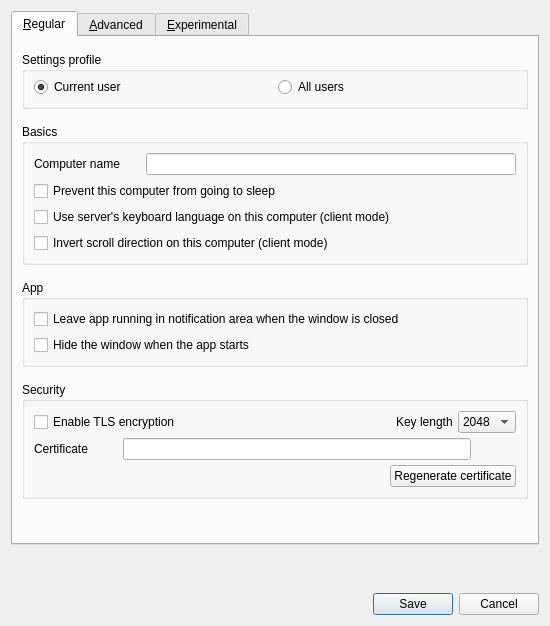
<?xml version="1.0" encoding="UTF-8"?>
<ui version="4.0">
 <class>SettingsDialogBase</class>
 <widget class="QDialog" name="SettingsDialogBase">
  <property name="geometry">
   <rect>
    <x>0</x>
    <y>0</y>
    <width>550</width>
    <height>626</height>
   </rect>
  </property>
  <property name="sizePolicy">
   <sizepolicy hsizetype="Preferred" vsizetype="Expanding">
    <horstretch>0</horstretch>
    <verstretch>0</verstretch>
   </sizepolicy>
  </property>
  <property name="windowTitle">
   <string>Preferences</string>
  </property>
  <layout class="QVBoxLayout" name="verticalLayout_9">
   <property name="spacing">
    <number>15</number>
   </property>
   <item alignment="Qt::AlignTop">
    <widget class="QTabWidget" name="m_pTabWidget">
     <property name="tabPosition">
      <enum>QTabWidget::North</enum>
     </property>
     <property name="currentIndex">
      <number>0</number>
     </property>
     <widget class="QWidget" name="m_pTabRegular">
      <attribute name="title">
       <string>&amp;Regular</string>
      </attribute>
      <layout class="QVBoxLayout" name="verticalLayout_3">
       <property name="spacing">
        <number>15</number>
       </property>
       <property name="topMargin">
        <number>15</number>
       </property>
       <item alignment="Qt::AlignTop">
        <widget class="QGroupBox" name="m_pGroupScope">
         <property name="title">
          <string>Settings profile</string>
         </property>
         <layout class="QGridLayout" name="gridLayout_2">
          <property name="topMargin">
           <number>5</number>
          </property>
          <item row="0" column="1">
           <widget class="QRadioButton" name="m_pRadioSystemScope">
            <property name="text">
             <string>All users</string>
            </property>
            <property name="checked">
             <bool>false</bool>
            </property>
           </widget>
          </item>
          <item row="0" column="0">
           <widget class="QRadioButton" name="m_pRadioUserScope">
            <property name="text">
             <string>Current user</string>
            </property>
            <property name="checked">
             <bool>true</bool>
            </property>
           </widget>
          </item>
         </layout>
        </widget>
       </item>
       <item alignment="Qt::AlignTop">
        <widget class="QGroupBox" name="m_pGroupBasics">
         <property name="title">
          <string>Basics</string>
         </property>
         <layout class="QVBoxLayout" name="verticalLayout_2">
          <item>
           <layout class="QHBoxLayout" name="horizontalLayout">
            <item>
             <widget class="QLabel" name="m_pLabelComputerName">
              <property name="sizePolicy">
               <sizepolicy hsizetype="Preferred" vsizetype="Fixed">
                <horstretch>0</horstretch>
                <verstretch>0</verstretch>
               </sizepolicy>
              </property>
              <property name="minimumSize">
               <size>
                <width>75</width>
                <height>0</height>
               </size>
              </property>
              <property name="text">
               <string>Computer name</string>
              </property>
             </widget>
            </item>
            <item>
             <spacer name="horizontalSpacer">
              <property name="orientation">
               <enum>Qt::Horizontal</enum>
              </property>
              <property name="sizeType">
               <enum>QSizePolicy::Maximum</enum>
              </property>
              <property name="sizeHint" stdset="0">
               <size>
                <width>20</width>
                <height>20</height>
               </size>
              </property>
             </spacer>
            </item>
            <item>
             <widget class="QLineEdit" name="m_pLineEditScreenName">
              <property name="enabled">
               <bool>true</bool>
              </property>
              <property name="maxLength">
               <number>255</number>
              </property>
             </widget>
            </item>
           </layout>
          </item>
          <item>
           <widget class="QCheckBox" name="m_pCheckBoxPreventSleep">
            <property name="text">
             <string>Prevent this computer from going to sleep</string>
            </property>
           </widget>
          </item>
          <item>
           <widget class="QCheckBox" name="m_pCheckBoxLanguageSync">
            <property name="text">
             <string>Use server's keyboard language on this computer (client mode)</string>
            </property>
           </widget>
          </item>
          <item>
           <widget class="QCheckBox" name="m_pCheckBoxScrollDirection">
            <property name="text">
             <string>Invert scroll direction on this computer (client mode)</string>
            </property>
           </widget>
          </item>
         </layout>
        </widget>
       </item>
       <item alignment="Qt::AlignTop">
        <widget class="QGroupBox" name="m_pGroupApp">
         <property name="title">
          <string>App</string>
         </property>
         <layout class="QVBoxLayout" name="verticalLayout_5">
          <item>
           <widget class="QCheckBox" name="m_pCheckBoxCloseToTray">
            <property name="text">
             <string>Leave app running in notification area when the window is closed</string>
            </property>
           </widget>
          </item>
          <item>
           <widget class="QCheckBox" name="m_pCheckBoxAutoHide">
            <property name="text">
             <string>Hide the window when the app starts</string>
            </property>
           </widget>
          </item>
         </layout>
        </widget>
       </item>
       <item alignment="Qt::AlignTop">
        <widget class="QGroupBox" name="m_pGroupSecurity">
         <property name="title">
          <string>Security</string>
         </property>
         <layout class="QVBoxLayout" name="verticalLayout">
          <property name="spacing">
           <number>5</number>
          </property>
          <property name="topMargin">
           <number>9</number>
          </property>
          <property name="bottomMargin">
           <number>9</number>
          </property>
          <item>
           <layout class="QHBoxLayout" name="horizontalLayout_5">
            <property name="topMargin">
             <number>0</number>
            </property>
            <item>
             <widget class="QCheckBox" name="m_pCheckBoxEnableTls">
              <property name="enabled">
               <bool>true</bool>
              </property>
              <property name="text">
               <string>Enable TLS encryption</string>
              </property>
             </widget>
            </item>
            <item>
             <spacer name="horizontalSpacer_2">
              <property name="orientation">
               <enum>Qt::Horizontal</enum>
              </property>
              <property name="sizeHint" stdset="0">
               <size>
                <width>40</width>
                <height>20</height>
               </size>
              </property>
             </spacer>
            </item>
            <item>
             <widget class="QLabel" name="m_pLabelTlsKeyLength">
              <property name="sizePolicy">
               <sizepolicy hsizetype="Preferred" vsizetype="Fixed">
                <horstretch>0</horstretch>
                <verstretch>0</verstretch>
               </sizepolicy>
              </property>
              <property name="text">
               <string>Key length</string>
              </property>
             </widget>
            </item>
            <item>
             <widget class="QComboBox" name="m_pComboBoxTlsKeyLength">
              <item>
               <property name="text">
                <string>2048</string>
               </property>
              </item>
              <item>
               <property name="text">
                <string>4096</string>
               </property>
              </item>
             </widget>
            </item>
           </layout>
          </item>
          <item>
           <layout class="QHBoxLayout" name="horizontalLayout_6">
            <property name="topMargin">
             <number>0</number>
            </property>
            <item>
             <widget class="QLabel" name="m_pLabelTlsCert">
              <property name="sizePolicy">
               <sizepolicy hsizetype="Preferred" vsizetype="Fixed">
                <horstretch>0</horstretch>
                <verstretch>0</verstretch>
               </sizepolicy>
              </property>
              <property name="text">
               <string>Certificate</string>
              </property>
             </widget>
            </item>
            <item>
             <spacer name="horizontalSpacer_3">
              <property name="orientation">
               <enum>Qt::Horizontal</enum>
              </property>
              <property name="sizeType">
               <enum>QSizePolicy::Minimum</enum>
              </property>
              <property name="sizeHint" stdset="0">
               <size>
                <width>30</width>
                <height>20</height>
               </size>
              </property>
             </spacer>
            </item>
            <item>
             <widget class="QLineEdit" name="m_pLineEditTlsCertPath">
              <property name="minimumSize">
               <size>
                <width>0</width>
                <height>0</height>
               </size>
              </property>
             </widget>
            </item>
            <item>
             <widget class="QPushButton" name="m_pPushButtonTlsCertPath">
              <property name="cursor">
               <cursorShape>PointingHandCursor</cursorShape>
              </property>
              <property name="text">
               <string/>
              </property>
              <property name="icon">
               <iconset resource="../../../../../res/gui/app.qrc">
                <normaloff>:/icons/64x64/folder.png</normaloff>:/icons/64x64/folder.png</iconset>
              </property>
              <property name="iconSize">
               <size>
                <width>20</width>
                <height>13</height>
               </size>
              </property>
              <property name="flat">
               <bool>true</bool>
              </property>
             </widget>
            </item>
           </layout>
          </item>
          <item>
           <layout class="QHBoxLayout" name="horizontalLayout_7">
            <property name="topMargin">
             <number>0</number>
            </property>
            <item>
             <spacer name="horizontalSpacer_4">
              <property name="orientation">
               <enum>Qt::Horizontal</enum>
              </property>
              <property name="sizeHint" stdset="0">
               <size>
                <width>40</width>
                <height>20</height>
               </size>
              </property>
             </spacer>
            </item>
            <item>
             <widget class="QPushButton" name="m_pPushButtonTlsRegenCert">
              <property name="text">
               <string>Regenerate certificate</string>
              </property>
             </widget>
            </item>
           </layout>
          </item>
         </layout>
        </widget>
       </item>
       <item>
        <spacer name="verticalSpacer">
         <property name="orientation">
          <enum>Qt::Vertical</enum>
         </property>
         <property name="sizeHint" stdset="0">
          <size>
           <width>20</width>
           <height>40</height>
          </size>
         </property>
        </spacer>
       </item>
      </layout>
     </widget>
     <widget class="QWidget" name="m_pTabAdvanced">
      <attribute name="title">
       <string>&amp;Advanced</string>
      </attribute>
      <layout class="QVBoxLayout" name="verticalLayout_8">
       <property name="spacing">
        <number>15</number>
       </property>
       <property name="topMargin">
        <number>15</number>
       </property>
       <item alignment="Qt::AlignTop">
        <widget class="QGroupBox" name="m_pGroupUpdates">
         <property name="title">
          <string>Updates</string>
         </property>
         <layout class="QHBoxLayout" name="horizontalLayoutUpdates">
          <item>
           <widget class="QLabel" name="m_pLabelUpdateTrack">
            <property name="sizePolicy">
             <sizepolicy hsizetype="Preferred" vsizetype="Fixed">
              <horstretch>0</horstretch>
              <verstretch>0</verstretch>
             </sizepolicy>
            </property>
            <property name="text">
             <string>Update track</string>
            </property>
           </widget>
          </item>
          <item>
           <widget class="QComboBox" name="m_pComboUpdateTrack">
            <property name="sizePolicy">
             <sizepolicy hsizetype="MinimumExpanding" vsizetype="Fixed">
              <horstretch>0</horstretch>
              <verstretch>0</verstretch>
             </sizepolicy>
            </property>
            <property name="toolTip">
             <string>Choose which releases to be notified about. Beta includes early pre-release versions.</string>
            </property>
            <item>
             <property name="text">
              <string>Stable</string>
             </property>
            </item>
            <item>
             <property name="text">
              <string>Beta</string>
             </property>
            </item>
           </widget>
          </item>
         </layout>
        </widget>
       </item>
       <item alignment="Qt::AlignTop">
        <widget class="QGroupBox" name="m_pGroupNetworking">
         <property name="title">
          <string>Networking</string>
         </property>
         <layout class="QVBoxLayout" name="verticalLayout_4">
          <item>
           <layout class="QHBoxLayout" name="horizontalLayout_2">
            <property name="topMargin">
             <number>0</number>
            </property>
            <item>
             <widget class="QLabel" name="m_pLabel_20">
              <property name="sizePolicy">
               <sizepolicy hsizetype="Preferred" vsizetype="Fixed">
                <horstretch>0</horstretch>
                <verstretch>0</verstretch>
               </sizepolicy>
              </property>
              <property name="text">
               <string>Port</string>
              </property>
             </widget>
            </item>
            <item>
             <widget class="QSpinBox" name="m_pSpinBoxPort">
              <property name="enabled">
               <bool>true</bool>
              </property>
              <property name="sizePolicy">
               <sizepolicy hsizetype="MinimumExpanding" vsizetype="Fixed">
                <horstretch>0</horstretch>
                <verstretch>0</verstretch>
               </sizepolicy>
              </property>
              <property name="maximum">
               <number>65535</number>
              </property>
              <property name="value">
               <number>24800</number>
              </property>
             </widget>
            </item>
            <item>
             <widget class="QLabel" name="m_pLabel_21">
              <property name="sizePolicy">
               <sizepolicy hsizetype="Preferred" vsizetype="Fixed">
                <horstretch>0</horstretch>
                <verstretch>0</verstretch>
               </sizepolicy>
              </property>
              <property name="text">
               <string>Network IP</string>
              </property>
             </widget>
            </item>
            <item>
             <widget class="QLineEdit" name="m_pLineEditInterface">
              <property name="enabled">
               <bool>true</bool>
              </property>
             </widget>
            </item>
           </layout>
          </item>
         </layout>
        </widget>
       </item>
       <item alignment="Qt::AlignTop">
        <widget class="QGroupBox" name="m_pGroupLogs">
         <property name="title">
          <string>Logs</string>
         </property>
         <layout class="QGridLayout" name="gridLayout">
          <property name="topMargin">
           <number>15</number>
          </property>
          <property name="bottomMargin">
           <number>15</number>
          </property>
          <property name="verticalSpacing">
           <number>7</number>
          </property>
          <item row="0" column="1">
           <spacer name="horizontalSpacer_5">
            <property name="orientation">
             <enum>Qt::Horizontal</enum>
            </property>
            <property name="sizeHint" stdset="0">
             <size>
              <width>40</width>
              <height>20</height>
             </size>
            </property>
           </spacer>
          </item>
          <item row="0" column="0">
           <widget class="QCheckBox" name="m_pCheckBoxLogToFile">
            <property name="text">
             <string>Log to file</string>
            </property>
           </widget>
          </item>
          <item row="0" column="3">
           <widget class="QComboBox" name="m_pComboLogLevel">
            <item>
             <property name="text">
              <string>Info</string>
             </property>
            </item>
            <item>
             <property name="text">
              <string>Debug</string>
             </property>
            </item>
            <item>
             <property name="text">
              <string>Debug1</string>
             </property>
            </item>
            <item>
             <property name="text">
              <string>Debug2</string>
             </property>
            </item>
           </widget>
          </item>
          <item row="0" column="2">
           <widget class="QLabel" name="m_pLabel_3">
            <property name="sizePolicy">
             <sizepolicy hsizetype="Preferred" vsizetype="Fixed">
              <horstretch>0</horstretch>
              <verstretch>0</verstretch>
             </sizepolicy>
            </property>
            <property name="minimumSize">
             <size>
              <width>0</width>
              <height>0</height>
             </size>
            </property>
            <property name="text">
             <string>Level</string>
            </property>
           </widget>
          </item>
          <item row="1" column="0" colspan="4">
           <layout class="QHBoxLayout" name="horizontalLayout_4">
            <property name="spacing">
             <number>3</number>
            </property>
            <property name="topMargin">
             <number>0</number>
            </property>
            <item>
             <widget class="QLabel" name="m_pLabelLogPath">
              <property name="sizePolicy">
               <sizepolicy hsizetype="Preferred" vsizetype="Fixed">
                <horstretch>0</horstretch>
                <verstretch>0</verstretch>
               </sizepolicy>
              </property>
              <property name="text">
               <string>Log path</string>
              </property>
             </widget>
            </item>
            <item>
             <spacer name="horizontalSpacer_7">
              <property name="orientation">
               <enum>Qt::Horizontal</enum>
              </property>
              <property name="sizeType">
               <enum>QSizePolicy::Minimum</enum>
              </property>
              <property name="sizeHint" stdset="0">
               <size>
                <width>30</width>
                <height>20</height>
               </size>
              </property>
             </spacer>
            </item>
            <item>
             <widget class="QLineEdit" name="m_pLineEditLogFilename">
              <property name="enabled">
               <bool>false</bool>
              </property>
              <property name="sizePolicy">
               <sizepolicy hsizetype="Expanding" vsizetype="Fixed">
                <horstretch>0</horstretch>
                <verstretch>0</verstretch>
               </sizepolicy>
              </property>
             </widget>
            </item>
            <item>
             <widget class="QPushButton" name="m_pButtonBrowseLog">
              <property name="enabled">
               <bool>false</bool>
              </property>
              <property name="cursor">
               <cursorShape>PointingHandCursor</cursorShape>
              </property>
              <property name="text">
               <string/>
              </property>
              <property name="icon">
               <iconset resource="../../../../../res/gui/app.qrc">
                <normaloff>:/icons/64x64/folder.png</normaloff>:/icons/64x64/folder.png</iconset>
              </property>
              <property name="iconSize">
               <size>
                <width>20</width>
                <height>13</height>
               </size>
              </property>
              <property name="flat">
               <bool>true</bool>
              </property>
             </widget>
            </item>
           </layout>
          </item>
         </layout>
        </widget>
       </item>
       <item alignment="Qt::AlignTop">
        <widget class="QGroupBox" name="m_pGroupService">
         <property name="sizePolicy">
          <sizepolicy hsizetype="Preferred" vsizetype="Expanding">
           <horstretch>0</horstretch>
           <verstretch>0</verstretch>
          </sizepolicy>
         </property>
         <property name="title">
          <string>Service</string>
         </property>
         <layout class="QGridLayout" name="gridLayout_3">
          <item row="1" column="0">
           <layout class="QHBoxLayout" name="horizontalLayout_9">
            <item>
             <widget class="QLabel" name="m_pLabelElevate">
              <property name="sizePolicy">
               <sizepolicy hsizetype="Preferred" vsizetype="Fixed">
                <horstretch>0</horstretch>
                <verstretch>0</verstretch>
               </sizepolicy>
              </property>
              <property name="text">
               <string>Launch with elevated privileges</string>
              </property>
             </widget>
            </item>
            <item>
             <widget class="QComboBox" name="m_pComboElevate">
              <property name="sizePolicy">
               <sizepolicy hsizetype="Preferred" vsizetype="Fixed">
                <horstretch>0</horstretch>
                <verstretch>0</verstretch>
               </sizepolicy>
              </property>
              <property name="minimumSize">
               <size>
                <width>0</width>
                <height>0</height>
               </size>
              </property>
              <property name="toolTip">
               <string>Specify when the Windows background service should run the server or client
                  process at an elevated privilege level.</string>
              </property>
              <property name="whatsThis">
               <string>
                &lt;p&gt;You may want to alter whether or not the privilege level of the server or client 
                  process is automatically changed depending on your use case. In some cases it can help
                  to diagnose or solve some problems related to elevated processes in Windows.&lt;/p&gt;
                &lt;ul&gt;
                  &lt;li&gt;Automatic: Elevate when the window session changes to secure mode&lt;/li&gt;
                  &lt;li&gt;Always elevate: Always run in elevated mode (could be unsafe)&lt;/li&gt;
                  &lt;li&gt;Never elevate: Turn off compatability with login screen and UAC&lt;/li&gt;
                &lt;/ul&gt;
                </string>
              </property>
              <property name="currentIndex">
               <number>0</number>
              </property>
              <item>
               <property name="text">
                <string>Automatic (as needed)</string>
               </property>
              </item>
              <item>
               <property name="text">
                <string>Always elevate</string>
               </property>
              </item>
              <item>
               <property name="text">
                <string>Never elevate</string>
               </property>
              </item>
             </widget>
            </item>
           </layout>
          </item>
          <item row="0" column="0">
           <widget class="QCheckBox" name="m_pCheckBoxServiceEnabled">
            <property name="toolTip">
             <string>Whether to launch the server or client process through the Windows background
                service or direct from the GUI.</string>
            </property>
            <property name="whatsThis">
             <string>
              &lt;p&gt;The background service is only available on Windows.&lt;/p&gt;
              &lt;p&gt;The Windows background service is used to:&lt;/p&gt;
              &lt;ul&gt;
              &lt;li&gt;Start the server or client automatically when the computer starts.&lt;/li&gt;
              &lt;li&gt;Run the server or client in an elevated mode (e.g. on login screen, UAC dialogs, etc).&lt;/li&gt;
              &lt;/ul&gt;
              </string>
            </property>
            <property name="text">
             <string>Use background service (daemon)</string>
            </property>
           </widget>
          </item>
         </layout>
        </widget>
       </item>
       <item>
        <spacer name="verticalSpacer_3">
         <property name="orientation">
          <enum>Qt::Vertical</enum>
         </property>
         <property name="sizeHint" stdset="0">
          <size>
           <width>20</width>
           <height>40</height>
          </size>
         </property>
        </spacer>
       </item>
      </layout>
     </widget>
     <widget class="QWidget" name="m_pTabExperiment">
      <attribute name="title">
       <string>&amp;Experimental</string>
      </attribute>
      <layout class="QVBoxLayout" name="verticalLayout_7">
       <item>
        <widget class="QLabel" name="label">
         <property name="text">
          <string>Experimental features are unstable and should only be used for testing purposes. These features should not be used if stability is important.</string>
         </property>
         <property name="wordWrap">
          <bool>true</bool>
         </property>
        </widget>
       </item>
       <item>
        <widget class="QGroupBox" name="m_pGroupNetworkingExp">
         <property name="title">
          <string/>
         </property>
         <layout class="QVBoxLayout" name="verticalLayout_6">
          <item>
           <widget class="QCheckBox" name="m_pCheckBoxUseLibei">
            <property name="text">
             <string>Use libei for Wayland support if available (Linux)</string>
            </property>
           </widget>
          </item>
          <item>
           <widget class="QCheckBox" name="m_pCheckBoxDragAndDrop">
            <property name="text">
             <string>Drag and drop files between computers (Windows and macOS)</string>
            </property>
           </widget>
          </item>
          <item>
           <widget class="QCheckBox" name="m_pCheckBoxInvertConnection">
            <property name="text">
             <string>Invert server/client TCP connection</string>
            </property>
           </widget>
          </item>
         </layout>
        </widget>
       </item>
       <item>
        <spacer name="verticalSpacer_4">
         <property name="orientation">
          <enum>Qt::Vertical</enum>
         </property>
         <property name="sizeHint" stdset="0">
          <size>
           <width>20</width>
           <height>40</height>
          </size>
         </property>
        </spacer>
       </item>
      </layout>
     </widget>
    </widget>
   </item>
   <item>
    <spacer name="verticalSpacer_2">
     <property name="orientation">
      <enum>Qt::Vertical</enum>
     </property>
     <property name="sizeHint" stdset="0">
      <size>
       <width>20</width>
       <height>40</height>
      </size>
     </property>
    </spacer>
   </item>
   <item>
    <widget class="QDialogButtonBox" name="m_pButtonBox">
     <property name="orientation">
      <enum>Qt::Horizontal</enum>
     </property>
     <property name="standardButtons">
      <set>QDialogButtonBox::Cancel|QDialogButtonBox::Save</set>
     </property>
    </widget>
   </item>
  </layout>
 </widget>
 <tabstops>
  <tabstop>m_pLineEditScreenName</tabstop>
  <tabstop>m_pSpinBoxPort</tabstop>
  <tabstop>m_pLineEditInterface</tabstop>
  <tabstop>m_pCheckBoxEnableTls</tabstop>
  <tabstop>m_pComboBoxTlsKeyLength</tabstop>
  <tabstop>m_pLineEditTlsCertPath</tabstop>
  <tabstop>m_pPushButtonTlsCertPath</tabstop>
  <tabstop>m_pPushButtonTlsRegenCert</tabstop>
  <tabstop>m_pCheckBoxLogToFile</tabstop>
  <tabstop>m_pComboLogLevel</tabstop>
  <tabstop>m_pLineEditLogFilename</tabstop>
  <tabstop>m_pButtonBrowseLog</tabstop>
  <tabstop>m_pRadioUserScope</tabstop>
  <tabstop>m_pRadioSystemScope</tabstop>
  <tabstop>m_pComboElevate</tabstop>
 </tabstops>
 <resources>
  <include location="../../../../../res/gui/app.qrc"/>
  <include location="../../../../../res/gui/app.qrc"/>
 </resources>
 <connections>
  <connection>
   <sender>m_pButtonBox</sender>
   <signal>accepted()</signal>
   <receiver>SettingsDialogBase</receiver>
   <slot>accept()</slot>
   <hints>
    <hint type="sourcelabel">
     <x>266</x>
     <y>340</y>
    </hint>
    <hint type="destinationlabel">
     <x>157</x>
     <y>274</y>
    </hint>
   </hints>
  </connection>
  <connection>
   <sender>m_pButtonBox</sender>
   <signal>rejected()</signal>
   <receiver>SettingsDialogBase</receiver>
   <slot>reject()</slot>
   <hints>
    <hint type="sourcelabel">
     <x>334</x>
     <y>340</y>
    </hint>
    <hint type="destinationlabel">
     <x>286</x>
     <y>274</y>
    </hint>
   </hints>
  </connection>
 </connections>
</ui>
